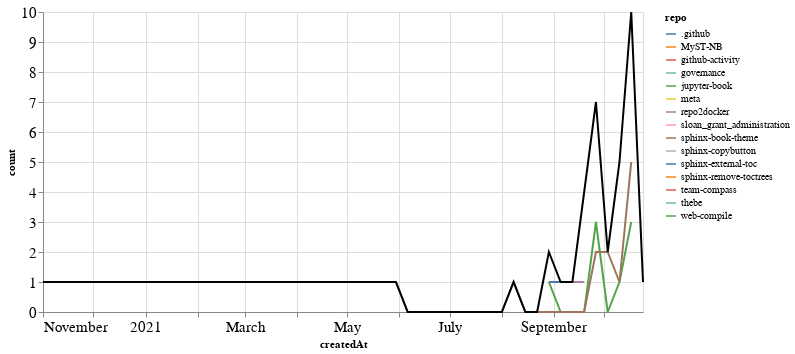

Notebook code cell kept with this figure:
### Markdown cell above
### PRs

### Code cell
prs_time = prs.groupby('repo').resample('W', on='createdAt').count()['author'].reset_index()
prs_time = prs_time.rename(columns={'author': 'count'})
prs_time_total = prs_time.groupby('createdAt').agg({"count": "sum"}).reset_index()

ch1 = alt.Chart(prs_time, width=600).mark_line().encode(
    x='createdAt',
    y='count',
    color='repo',
    tooltip="repo"
)

ch2 = alt.Chart(prs_time_total, width=600).mark_line(color="black").encode(
    x='createdAt',
    y='count',
)

ch1 + ch2

### Figure 1 — Vega-Lite specification as saved in the notebook (floating-point values rounded to 4 significant figures)
{"config": {"axisLeft": {"labelFontSize": 15}, "axisBottom": {"labelFontSize": 15}}, "layer": [{"data": {"name": "data-680cf3140c143376156c1677f193fadd"}, "mark": "line", "encoding": {"color": {"type": "nominal", "field": "repo"}, "tooltip": {"type": "nominal", "field": "repo"}, "x": {"type": "temporal", "field": "createdAt"}, "y": {"type": "quantitative", "field": "count"}}, "width": 600}, {"data": {"name": "data-c1a70bfbd30d67aa4038ee3ceded0bac"}, "mark": {"type": "line", "color": "black"}, "encoding": {"x": {"type": "temporal", "field": "createdAt"}, "y": {"type": "quantitative", "field": "count"}}, "width": 600}], "$schema": "https://vega.github.io/schema/vega-lite/v4.8.1.json", "datasets": {"data-680cf3140c143376156c1677f193fadd": [{"repo": ".github", "createdAt": "2021-08-29T00:00:00", "count": 1}, {"repo": ".github", "createdAt": "2021-09-05T00:00:00", "count": 1}, {"repo": "MyST-NB", "createdAt": "2021-10-10T00:00:00", "count": 1}, {"repo": "github-activity", "createdAt": "2021-04-04T00:00:00", "count": 1}, {"repo": "governance", "createdAt": "2021-09-19T00:00:00", "count": 2}, {"repo": "jupyter-book", "createdAt": "2021-08-29T00:00:00", "count": 1}, {"repo": "jupyter-book", "createdAt": "2021-09-05T00:00:00", "count": 0}, {"repo": "jupyter-book", "createdAt": "2021-09-12T00:00:00", "count": 0}, {"repo": "jupyter-book", "createdAt": "2021-09-19T00:00:00", "count": 0}, {"repo": "jupyter-book", "createdAt": "2021-09-26T00:00:00", "count": 3}, {"repo": "jupyter-book", "createdAt": "2021-10-03T00:00:00", "count": 0}, {"repo": "jupyter-book", "createdAt": "2021-10-10T00:00:00", "count": 1}, {"repo": "jupyter-book", "createdAt": "2021-10-17T00:00:00", "count": 3}, {"repo": "meta", "createdAt": "2021-10-10T00:00:00", "count": 1}, {"repo": "repo2docker", "createdAt": "2021-09-12T00:00:00", "count": 1}, {"repo": "repo2docker", "createdAt": "2021-09-19T00:00:00", "count": 1}, {"repo": "sloan_grant_administration", "createdAt": "2021-10-10T00:00:00", "count": 1}, {"repo": "sphinx-book-theme", "createdAt": "2021-05-30T00:00:00", "count": 1}, {"repo": "sphinx-book-theme", "createdAt": "2021-06-06T00:00:00", "count": 0}, {"repo": "sphinx-book-theme", "createdAt": "2021-06-13T00:00:00", "count": 0}, {"repo": "sphinx-book-theme", "createdAt": "2021-06-20T00:00:00", "count": 0}, {"repo": "sphinx-book-theme", "createdAt": "2021-06-27T00:00:00", "count": 0}, {"repo": "sphinx-book-theme", "createdAt": "2021-07-04T00:00:00", "count": 0}, {"repo": "sphinx-book-theme", "createdAt": "2021-07-11T00:00:00", "count": 0}, {"repo": "sphinx-book-theme", "createdAt": "2021-07-18T00:00:00", "count": 0}, {"repo": "sphinx-book-theme", "createdAt": "2021-07-25T00:00:00", "count": 0}, {"repo": "sphinx-book-theme", "createdAt": "2021-08-01T00:00:00", "count": 0}, {"repo": "sphinx-book-theme", "createdAt": "2021-08-08T00:00:00", "count": 1}, {"repo": "sphinx-book-theme", "createdAt": "2021-08-15T00:00:00", "count": 0}, {"repo": "sphinx-book-theme", "createdAt": "2021-08-22T00:00:00", "count": 0}, {"repo": "sphinx-book-theme", "createdAt": "2021-08-29T00:00:00", "count": 0}, {"repo": "sphinx-book-theme", "createdAt": "2021-09-05T00:00:00", "count": 0}, {"repo": "sphinx-book-theme", "createdAt": "2021-09-12T00:00:00", "count": 0}, {"repo": "sphinx-book-theme", "createdAt": "2021-09-19T00:00:00", "count": 0}, {"repo": "sphinx-book-theme", "createdAt": "2021-09-26T00:00:00", "count": 2}, {"repo": "sphinx-book-theme", "createdAt": "2021-10-03T00:00:00", "count": 2}, {"repo": "sphinx-book-theme", "createdAt": "2021-10-10T00:00:00", "count": 1}, {"repo": "sphinx-book-theme", "createdAt": "2021-10-17T00:00:00", "count": 5}, {"repo": "sphinx-copybutton", "createdAt": "2021-10-17T00:00:00", "count": 2}, {"repo": "sphinx-external-toc", "createdAt": "2021-09-19T00:00:00", "count": 1}, {"repo": "sphinx-remove-toctrees", "createdAt": "2021-10-24T00:00:00", "count": 1}, {"repo": "team-compass", "createdAt": "2021-09-26T00:00:00", "count": 1}, {"repo": "thebe", "createdAt": "2020-11-01T00:00:00", "count": 1}, {"repo": "web-compile", "createdAt": "2021-09-26T00:00:00", "count": 1}], "data-c1a70bfbd30d67aa4038ee3ceded0bac": [{"createdAt": "2020-11-01T00:00:00", "count": 1}, {"createdAt": "2021-04-04T00:00:00", "count": 1}, {"createdAt": "2021-05-30T00:00:00", "count": 1}, {"createdAt": "2021-06-06T00:00:00", "count": 0}, {"createdAt": "2021-06-13T00:00:00", "count": 0}, {"createdAt": "2021-06-20T00:00:00", "count": 0}, {"createdAt": "2021-06-27T00:00:00", "count": 0}, {"createdAt": "2021-07-04T00:00:00", "count": 0}, {"createdAt": "2021-07-11T00:00:00", "count": 0}, {"createdAt": "2021-07-18T00:00:00", "count": 0}, {"createdAt": "2021-07-25T00:00:00", "count": 0}, {"createdAt": "2021-08-01T00:00:00", "count": 0}, {"createdAt": "2021-08-08T00:00:00", "count": 1}, {"createdAt": "2021-08-15T00:00:00", "count": 0}, {"createdAt": "2021-08-22T00:00:00", "count": 0}, {"createdAt": "2021-08-29T00:00:00", "count": 2}, {"createdAt": "2021-09-05T00:00:00", "count": 1}, {"createdAt": "2021-09-12T00:00:00", "count": 1}, {"createdAt": "2021-09-19T00:00:00", "count": 4}, {"createdAt": "2021-09-26T00:00:00", "count": 7}, {"createdAt": "2021-10-03T00:00:00", "count": 2}, {"createdAt": "2021-10-10T00:00:00", "count": 5}, {"createdAt": "2021-10-17T00:00:00", "count": 10}, {"createdAt": "2021-10-24T00:00:00", "count": 1}]}}
